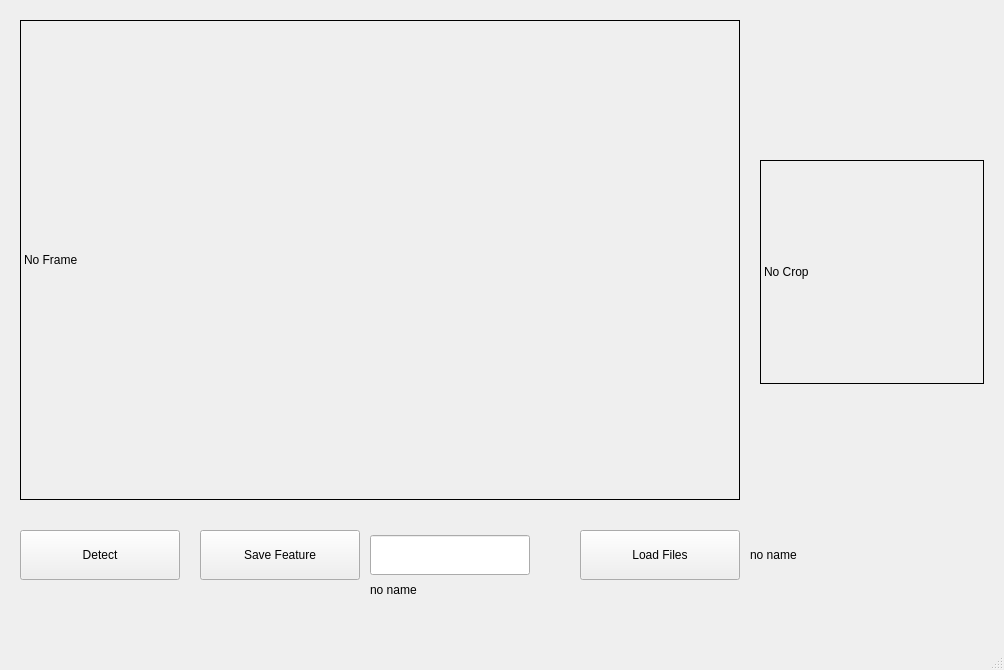
<?xml version="1.0" encoding="UTF-8"?>
<ui version="4.0">
 <class>MainWindow</class>
 <widget class="QMainWindow" name="MainWindow">
  <property name="geometry">
   <rect>
    <x>0</x>
    <y>0</y>
    <width>1004</width>
    <height>670</height>
   </rect>
  </property>
  <property name="windowTitle">
   <string>MainWindow</string>
  </property>
  <widget class="QWidget" name="centralwidget">
   <widget class="QLabel" name="label_src">
    <property name="geometry">
     <rect>
      <x>20</x>
      <y>20</y>
      <width>720</width>
      <height>480</height>
     </rect>
    </property>
    <property name="frameShape">
     <enum>QFrame::Box</enum>
    </property>
    <property name="text">
     <string>No Frame</string>
    </property>
   </widget>
   <widget class="QPushButton" name="pushButton_yolo_det">
    <property name="geometry">
     <rect>
      <x>20</x>
      <y>530</y>
      <width>160</width>
      <height>50</height>
     </rect>
    </property>
    <property name="text">
     <string>Detect</string>
    </property>
   </widget>
   <widget class="QPushButton" name="pushButton_save_feature">
    <property name="geometry">
     <rect>
      <x>200</x>
      <y>530</y>
      <width>160</width>
      <height>50</height>
     </rect>
    </property>
    <property name="text">
     <string>Save Feature</string>
    </property>
   </widget>
   <widget class="QLineEdit" name="lineEdit_feature_name">
    <property name="geometry">
     <rect>
      <x>370</x>
      <y>535</y>
      <width>160</width>
      <height>40</height>
     </rect>
    </property>
   </widget>
   <widget class="QLabel" name="label_save_file">
    <property name="geometry">
     <rect>
      <x>370</x>
      <y>580</y>
      <width>151</width>
      <height>20</height>
     </rect>
    </property>
    <property name="text">
     <string>no name</string>
    </property>
   </widget>
   <widget class="QPushButton" name="pushButton_load_file">
    <property name="geometry">
     <rect>
      <x>580</x>
      <y>530</y>
      <width>160</width>
      <height>50</height>
     </rect>
    </property>
    <property name="text">
     <string>Load Files</string>
    </property>
   </widget>
   <widget class="QLabel" name="label_crop">
    <property name="geometry">
     <rect>
      <x>760</x>
      <y>160</y>
      <width>224</width>
      <height>224</height>
     </rect>
    </property>
    <property name="frameShape">
     <enum>QFrame::Box</enum>
    </property>
    <property name="text">
     <string>No Crop</string>
    </property>
   </widget>
   <widget class="QLabel" name="label_load_file">
    <property name="geometry">
     <rect>
      <x>750</x>
      <y>545</y>
      <width>151</width>
      <height>20</height>
     </rect>
    </property>
    <property name="text">
     <string>no name</string>
    </property>
   </widget>
   <zorder>pushButton_yolo_det</zorder>
   <zorder>label_src</zorder>
   <zorder>pushButton_save_feature</zorder>
   <zorder>lineEdit_feature_name</zorder>
   <zorder>label_save_file</zorder>
   <zorder>pushButton_load_file</zorder>
   <zorder>label_crop</zorder>
   <zorder>label_load_file</zorder>
  </widget>
  <widget class="QMenuBar" name="menubar">
   <property name="geometry">
    <rect>
     <x>0</x>
     <y>0</y>
     <width>1004</width>
     <height>28</height>
    </rect>
   </property>
  </widget>
  <widget class="QStatusBar" name="statusbar"/>
 </widget>
 <resources/>
 <connections/>
</ui>
